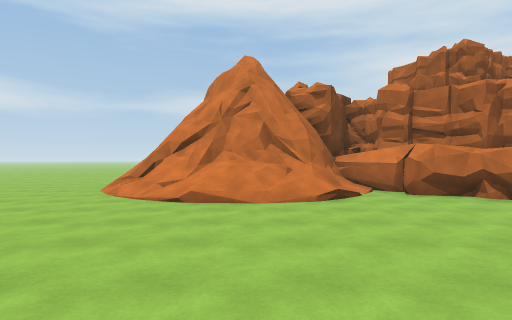
[1] (above)

24 first-person views from a walk through a 3-D level made in the Unity game engine. The camera is 1.5 m above the floor, looks level and sees 75° across. The floor is counted in squares, 2 m on a side. Each view is taken from the middle of a square. On the plan, view 1 faces up. The plan holds only what a view shows up to about 11 squares ahead; the rest is blank. The place goes on beyond the plan. Some animated figures are left out.

[2]
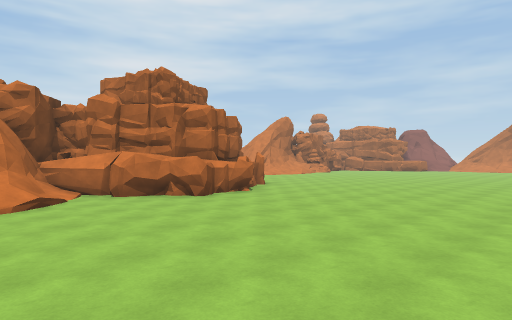

[3]
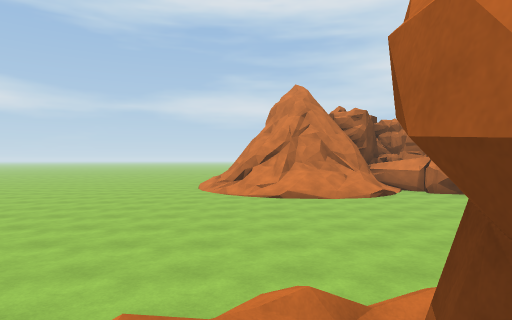

[4]
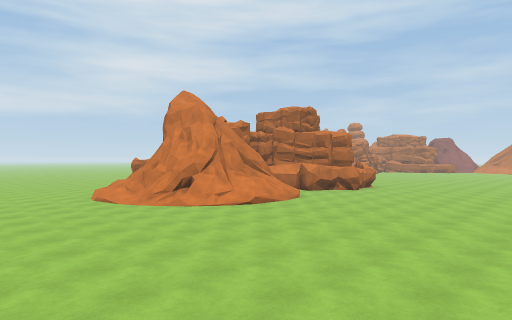

[5]
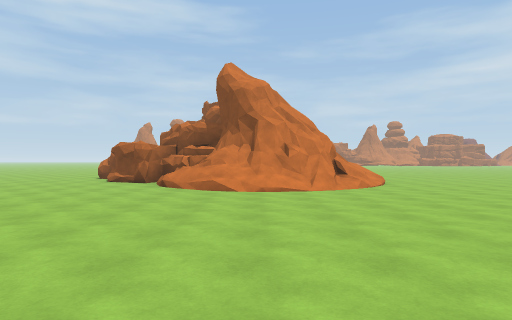

[6]
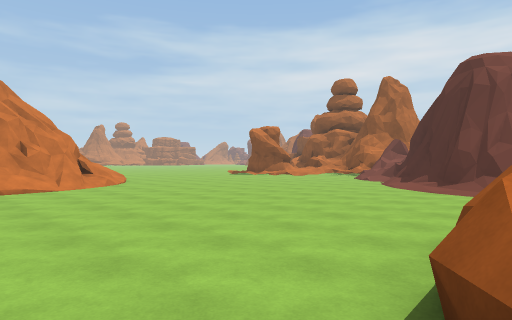

[7]
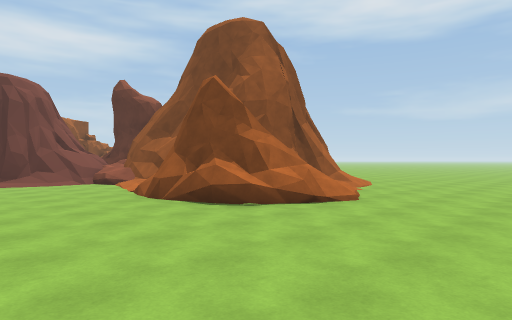

[8]
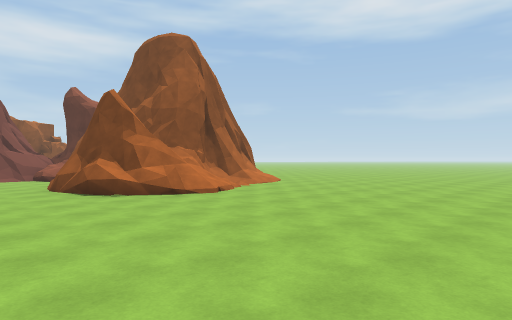

[9]
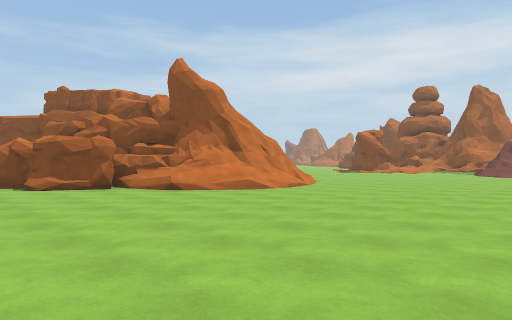

[10]
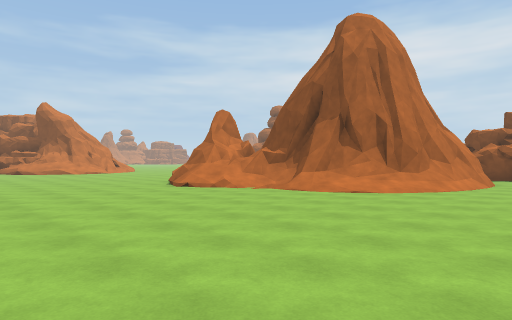

[11]
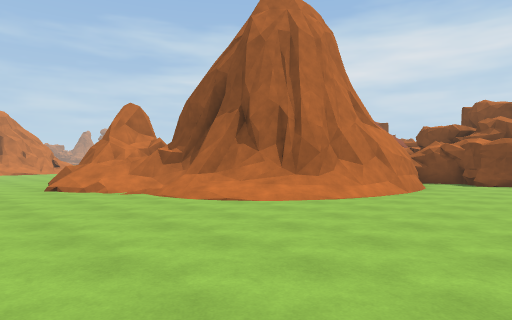

[12]
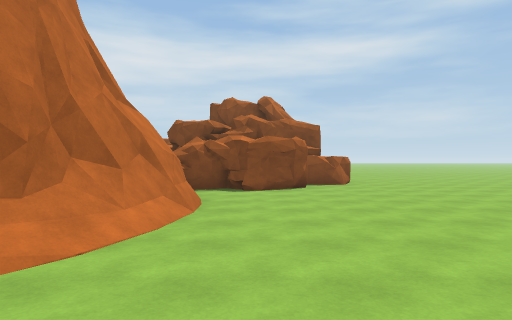

[13]
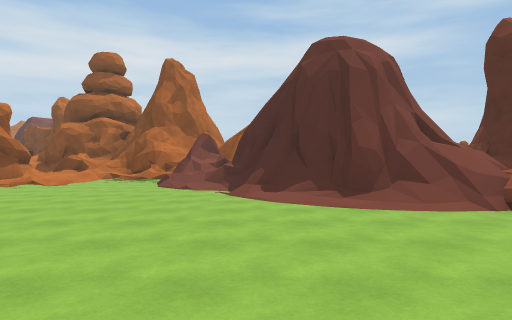

[14]
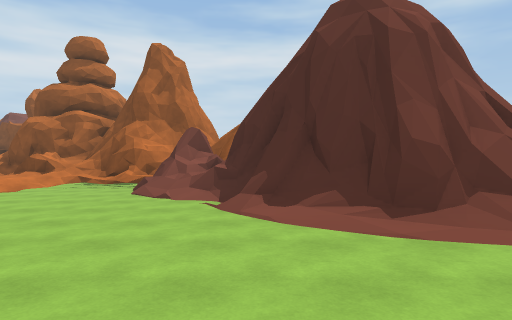

[15]
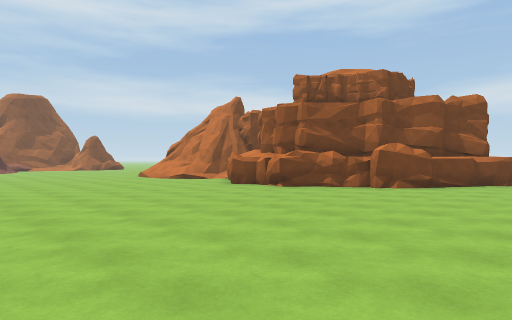

[16]
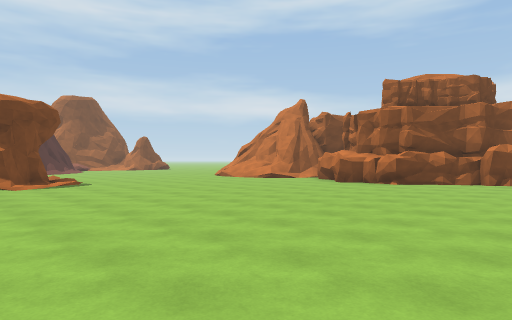

[17]
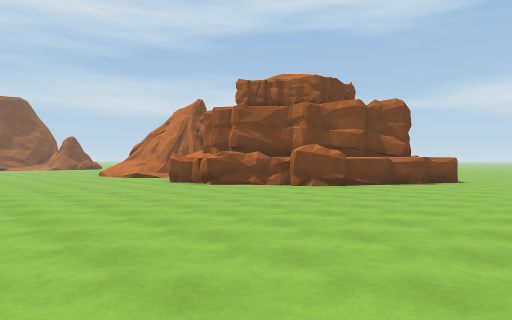

[18]
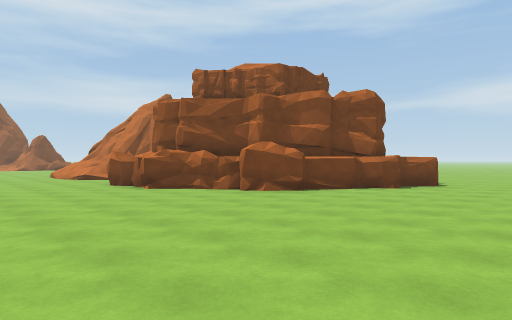

[19]
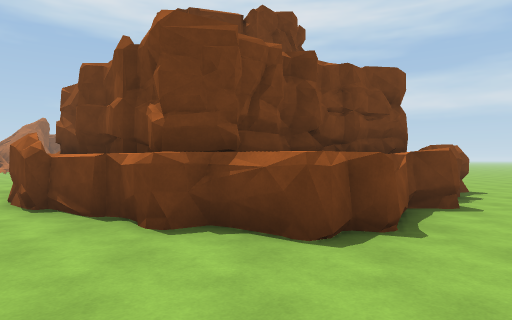

[20]
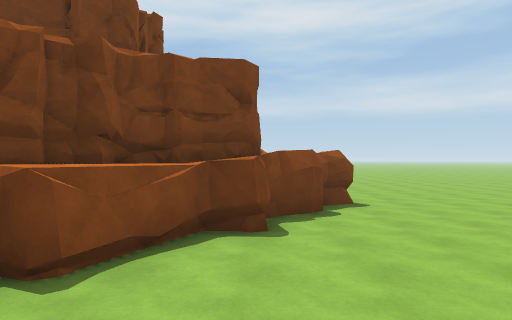

[21]
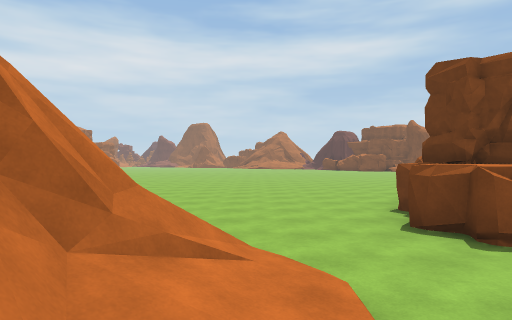

[22]
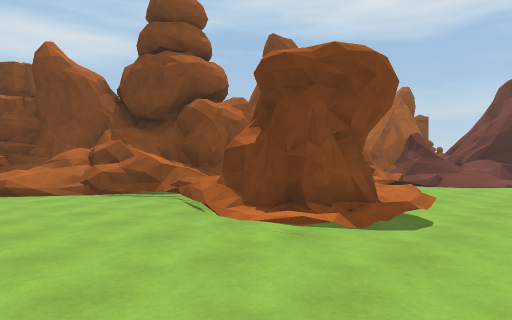

[23]
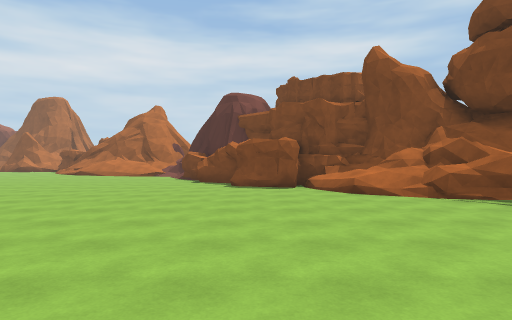

[24]
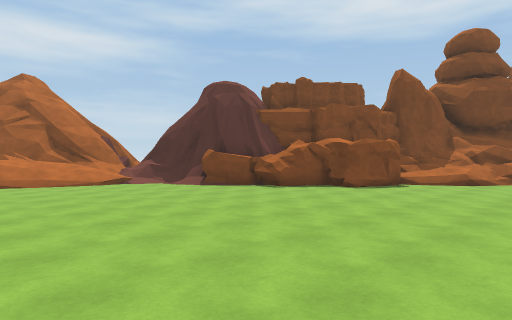

### Floor plan
Key: @ floor where view 1 was taken; # wall or solid block; x gap in a wall; . main floor; : floor 0.75 m higher than the main floor; + floor 1 m higher than the main floor; / step, stairs or slope; = window, fence, low wall or low ledge; ^ raised ledge.
Columns run from 24 left of view 1 to 15 right of it. Each row starts with its distance up from view 1.
 17           ... . ...  ...       x..... /
 16  . ........... ..........#     ##.... /#
 15  .......................##      ###.../#
 14  ......................##        ##...//
 13 ......................=##         ##...
 12  ....................==##         ##....
 11 ....................//###         ##....
 10 ......../===........//#^  #       #.....
  9 .....///==##......../##^  ##     ##.....
  8 ..../#####=#.........###^####   ##......
  7 ....### ####......... =////.#####.......
  6 ....#      /..........////...#..........
  5 ...##     #/............................
  4 ...##     #/............................
  3 ....#     #=//..........................
  2 ....#     #=###.........................
  1 .####     =#####.......................
  0 ##             #........@............. .
 -1                #//....////.......... .
 -2                #==#..//##/..........
 -3                #####///##/.........
 -4                   ###==#=/........ .
 -5                   ######=............ .
 -6                       ###=............
 -7                        ###=............
 -8                         ##+=...........
 -9                          ####..........
-10                            ###........
-11                              ###......
-12                                #......
-13                                #......
-14                                ##.....
-15                                  /....
-16                                    ::.
-17                                   ##=
-18                                    ^^

Where each view was taken, in squares from view 1:
view 1: 0 up, 0 right, facing up
view 2: 1 down, 0 right, facing up-right
view 3: 3 down, 2 left, facing up
view 4: 1 down, 8 left, facing up-right
view 5: 10 up, 12 left, facing right
view 6: 11 up, 13 left, facing down-right
view 7: 14 up, 9 left, facing down-left
view 8: 17 up, 10 left, facing down-left
view 9: 17 up, 10 left, facing down-right
view 10: 16 up, 23 left, facing down-right
view 11: 13 up, 24 left, facing down-right
view 12: 10 up, 22 left, facing down
view 13: 8 up, 9 left, facing down
view 14: 6 up, 9 left, facing down
view 15: 1 down, 13 right, facing up-left
view 16: 4 down, 11 right, facing up-left
view 17: 0 up, 15 right, facing up-left
view 18: 2 up, 15 right, facing up-left
view 19: 12 up, 15 right, facing left
view 20: 15 up, 14 right, facing left
view 21: 17 up, 14 right, facing down
view 22: 1 up, 4 right, facing down-left
view 23: 0 up, 5 right, facing down
view 24: 5 down, 14 right, facing down-left
